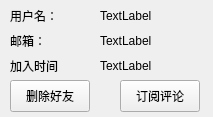
<?xml version="1.0" encoding="UTF-8"?>
<ui version="4.0">
 <class>UserClass</class>
 <widget class="QWidget" name="UserClass">
  <property name="geometry">
   <rect>
    <x>0</x>
    <y>0</y>
    <width>213</width>
    <height>117</height>
   </rect>
  </property>
  <property name="windowTitle">
   <string>User</string>
  </property>
  <widget class="QPushButton" name="addFriend_Button">
   <property name="geometry">
    <rect>
     <x>10</x>
     <y>80</y>
     <width>80</width>
     <height>32</height>
    </rect>
   </property>
   <property name="text">
    <string>删除好友</string>
   </property>
  </widget>
  <widget class="QPushButton" name="addComment_Button">
   <property name="geometry">
    <rect>
     <x>120</x>
     <y>80</y>
     <width>80</width>
     <height>32</height>
    </rect>
   </property>
   <property name="text">
    <string>订阅评论</string>
   </property>
  </widget>
  <widget class="QLabel" name="usrname">
   <property name="geometry">
    <rect>
     <x>100</x>
     <y>5</y>
     <width>101</width>
     <height>21</height>
    </rect>
   </property>
   <property name="text">
    <string>TextLabel</string>
   </property>
  </widget>
  <widget class="QLabel" name="label">
   <property name="geometry">
    <rect>
     <x>10</x>
     <y>5</y>
     <width>61</width>
     <height>21</height>
    </rect>
   </property>
   <property name="text">
    <string>用户名：</string>
   </property>
  </widget>
  <widget class="QLabel" name="label_2">
   <property name="geometry">
    <rect>
     <x>10</x>
     <y>30</y>
     <width>61</width>
     <height>21</height>
    </rect>
   </property>
   <property name="text">
    <string>邮箱：</string>
   </property>
  </widget>
  <widget class="QLabel" name="mail">
   <property name="geometry">
    <rect>
     <x>100</x>
     <y>30</y>
     <width>101</width>
     <height>21</height>
    </rect>
   </property>
   <property name="text">
    <string>TextLabel</string>
   </property>
  </widget>
  <widget class="QLabel" name="label_3">
   <property name="geometry">
    <rect>
     <x>10</x>
     <y>55</y>
     <width>51</width>
     <height>21</height>
    </rect>
   </property>
   <property name="text">
    <string>加入时间：</string>
   </property>
  </widget>
  <widget class="QLabel" name="joinTime">
   <property name="geometry">
    <rect>
     <x>100</x>
     <y>55</y>
     <width>101</width>
     <height>21</height>
    </rect>
   </property>
   <property name="text">
    <string>TextLabel</string>
   </property>
  </widget>
 </widget>
 <layoutdefault spacing="6" margin="11"/>
 <resources/>
 <connections/>
</ui>
